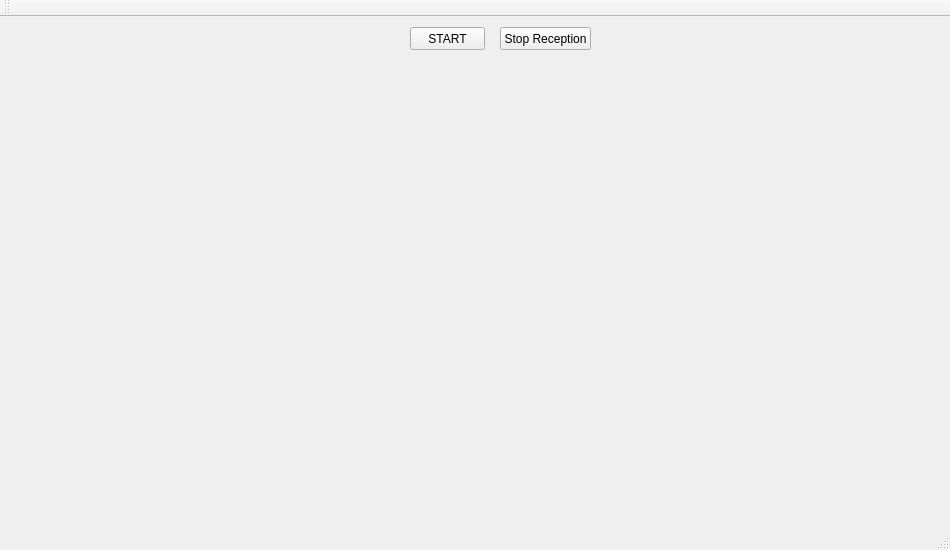
<?xml version="1.0" encoding="UTF-8"?>
<ui version="4.0">
 <class>MainWindow</class>
 <widget class="QMainWindow" name="MainWindow">
  <property name="geometry">
   <rect>
    <x>0</x>
    <y>0</y>
    <width>950</width>
    <height>550</height>
   </rect>
  </property>
  <property name="windowTitle">
   <string>MainWindow</string>
  </property>
  <widget class="QWidget" name="centralWidget">
   <widget class="QPushButton" name="stop">
    <property name="geometry">
     <rect>
      <x>500</x>
      <y>10</y>
      <width>91</width>
      <height>23</height>
     </rect>
    </property>
    <property name="text">
     <string>Stop Reception</string>
    </property>
   </widget>
   <widget class="QCustomPlot" name="customPlot" native="true">
    <property name="geometry">
     <rect>
      <x>30</x>
      <y>40</y>
      <width>891</width>
      <height>421</height>
     </rect>
    </property>
   </widget>
   <widget class="QPushButton" name="start">
    <property name="geometry">
     <rect>
      <x>410</x>
      <y>10</y>
      <width>75</width>
      <height>23</height>
     </rect>
    </property>
    <property name="text">
     <string>START</string>
    </property>
   </widget>
  </widget>
  <widget class="QMenuBar" name="menuBar">
   <property name="geometry">
    <rect>
     <x>0</x>
     <y>0</y>
     <width>950</width>
     <height>21</height>
    </rect>
   </property>
  </widget>
  <widget class="QToolBar" name="mainToolBar">
   <attribute name="toolBarArea">
    <enum>TopToolBarArea</enum>
   </attribute>
   <attribute name="toolBarBreak">
    <bool>false</bool>
   </attribute>
  </widget>
  <widget class="QStatusBar" name="statusBar"/>
 </widget>
 <layoutdefault spacing="6" margin="11"/>
 <customwidgets>
  <customwidget>
   <class>QCustomPlot</class>
   <extends>QWidget</extends>
   <header>qcustomplot.h</header>
   <container>1</container>
  </customwidget>
 </customwidgets>
 <resources/>
 <connections/>
</ui>
